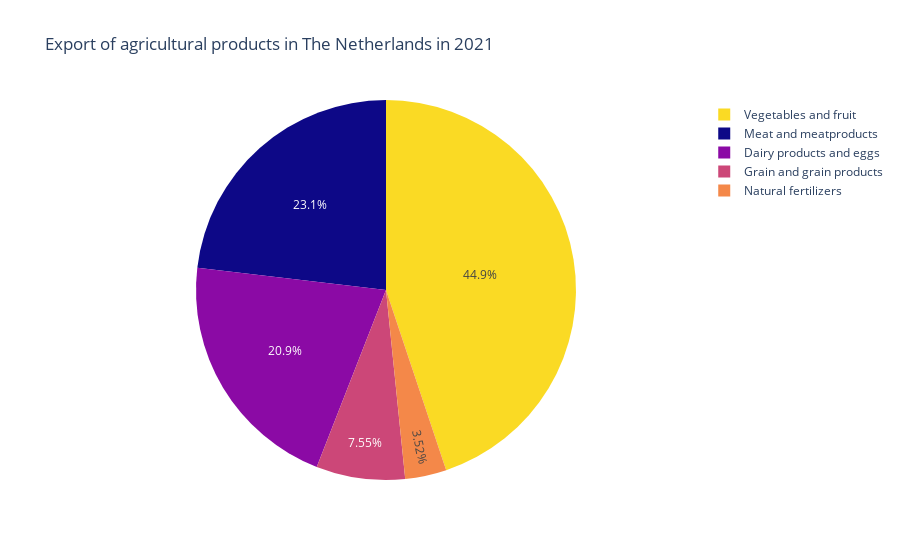

The code cell stored with this chart in its notebook:
### Markdown cell above
## **Income from the export of agricultural products**
As discussed previously, livestock emit relatively more N2O than other agricultural companies. This would not be a pressing issue if they were more valuable to the economy. As you can see in figure 7, the export of meat and meat-products makes up less than a quarter of the export of all agricultural products, while most of the income comes from the export of vegetables and fruit. As the export income from livestock is relatively low it is distressing that it is emitting more N2O, and measures should be taken to decrease these emissions.

### Code cell
df2 = pd.read_csv('../datasets/table__83926NED.csv')

# make dataframe with only 2021 data.
new = df2[df2['Perioden'] == '2021']
newnew = new[new['Landen'] == 'Totaal landen']
df2_new = newnew.reset_index()
df2_new = df2_new.iloc[1:]
df2_new['SITC'] = df2_new['SITC'].str.replace('\d+', '', regex=True)

# make dataframe with only agricultural data
df3 = df2_new.iloc[[1,2,4,5,18]].copy(deep=True)

color1 = 'SITC'
color_discrete_map1={
    "Meat and meatproducts" : '#0d0887',
    "Dairy products and eggs" : '#8b0aa5',
    "Grain and grain products" : '#cc4778',
    "Vegetables and fruit" : '#fada24',
    "Natural fertilizers" : '#f48849'
}

df3['SITC'] = df3['SITC'].map({" Vlees en vleesproducten" : "Meat and meatproducts", " Zuivelproducten en eieren" : "Dairy products and eggs", " Granen en graanproducten" : "Grain and grain products", " Groenten en fruit" : "Vegetables and fruit", " Natuurlijke meststoffen en ruwe mi..." : "Natural fertilizers"})
df3.rename(columns={'Uitvoerwaarde (mln\xa0euro)' : 'Export value (mln\xa0euro)'}, inplace=True)
px.pie(df3, values='Export value (mln\xa0euro)', names='SITC', title='Export of agricultural products in The Netherlands in 2021', color=color1, color_discrete_map=color_discrete_map1).show()

### Figure 1 — Plotly figure (JSON) as saved in the notebook; plotly's stock layout.template omitted (floating-point values rounded to 4 significant figures)
{"data": [{"customdata": [["Meat and meatproducts"], ["Dairy products and eggs"], ["Grain and grain products"], ["Vegetables and fruit"], ["Natural fertilizers"]], "domain": {"x": [0, 1], "y": [0, 1]}, "hovertemplate": "SITC=%{customdata[0]}<br>Export value (mln euro)=%{value}<extra></extra>", "labels": ["Meat and meatproducts", "Dairy products and eggs", "Grain and grain products", "Vegetables and fruit", "Natural fertilizers"], "legendgroup": "", "marker": {"colors": ["#0d0887", "#8b0aa5", "#cc4778", "#fada24", "#f48849"]}, "name": "", "showlegend": true, "type": "pie", "values": [10.3, 9.326, 3.365, 19.99, 1.567]}], "layout": {"legend": {"tracegroupgap": 0}, "title": {"text": "Export of agricultural products in The Netherlands in 2021"}}}
